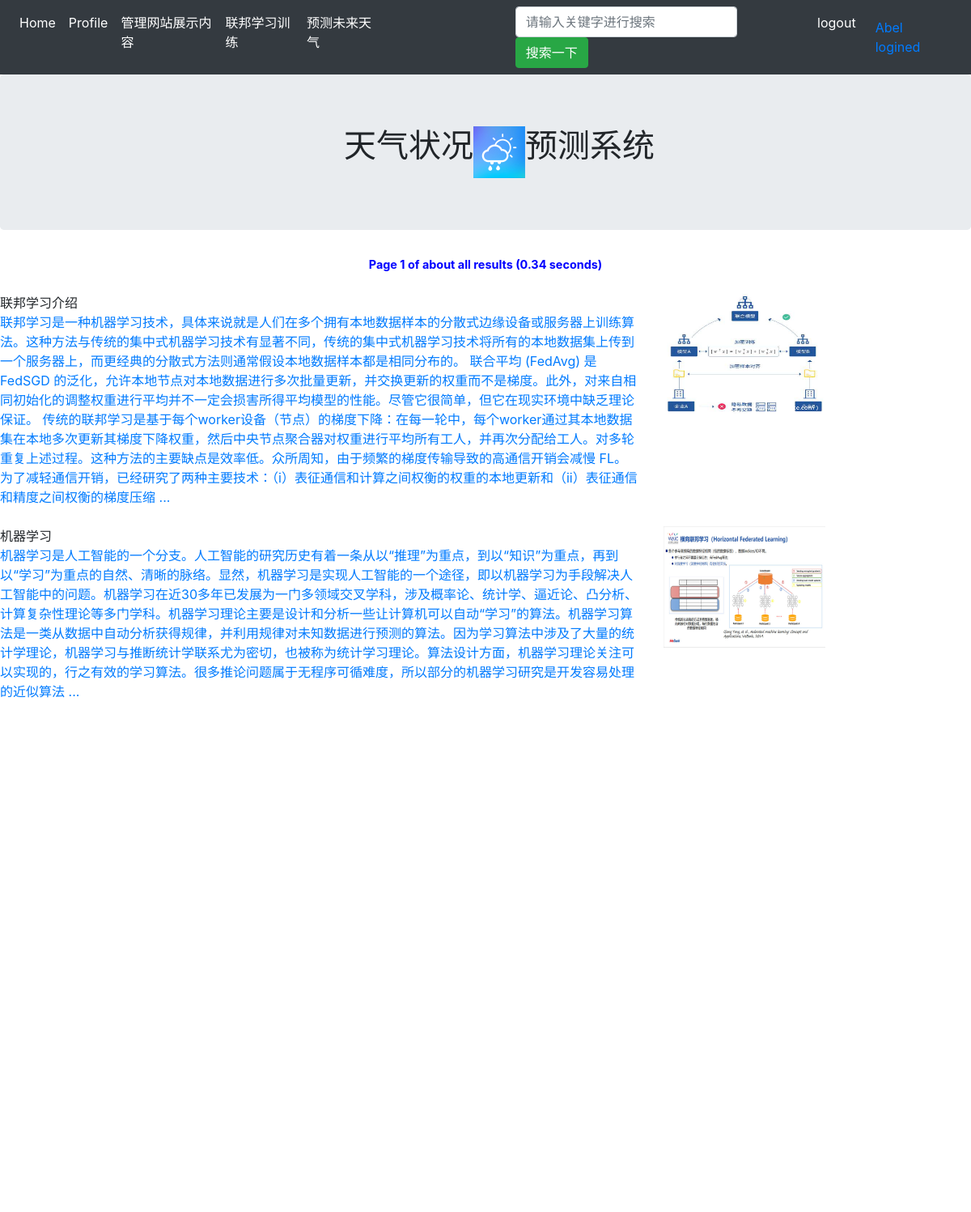
The app's page /home (signed in) with its own data.
### i4wsgi.py (models this page shows, shortened)
class User(db.Model):
    id = db.Column(db.Integer, primary_key=True)
    username = db.Column(db.String(80), unique=True)
    password = db.Column(db.String(80))
    nickname = db.Column(db.String(80))
    school_class = db.Column(db.String(80))
    school_grade = db.Column(db.String(80))

class Blog(db.Model):
    id = db.Column(db.Integer, primary_key=True)
    title = db.Column(db.String(100))
    text = db.Column(db.Text)

### i4wsgi.py (the view, shortened to what this page needs)
@app.route("/home/<int:pagenum>", methods=["GET"])
@app.route("/home", methods=["GET", "POST"])
def home(pagenum=1):
    print("home " * 10)
    blogs = Blog.query.all()
    user = None
    if "userid" in session:
        user = User.query.filter_by(id=session["userid"]).first()
    else:
        print("userid not in session")
    print("in home", user, "blogs=", len(blogs), "*" * 20)
    return rt("home.html", listing=PageResult(blogs, pagenum), user=user)

### movie/templates/home.html (shortened to what this page needs)
<!DOCTYPE html>
<html lang="en">
  <head>
    <link rel='stylesheet' href='/static/bootstrap-4.5.2-dist/css/bootstrap.min.css'>
  </head>
  <body>
<nav class="navbar navbar-expand-lg navbar-dark bg-dark">
  <div class="collapse navbar-collapse" id="navbarSupportedContent">
    <ul class="navbar-nav mr-auto">
      <li class="nav-item active">
        <a class="nav-link" href="#">Home <span class="sr-only">(current)</span></a>
      </li>
      <li class="nav-item active">
        <a class="nav-link" href="/profile"> Profile <span class="sr-only">(current)</span></a>
      </li>
        {% if session['isadmin'] %}
          <li class="nav-item active">
        <a class="nav-link" href="/blogs"> 管理网站展示内容 <span class="sr-only">(current)</span></a>
      </li>
      {% endif %}
            <li class="nav-item active">
        <a class="nav-link" href="/federal_list"> 联邦学习训练 <span class="sr-only">(current)</span></a>
      </li>
            <li class="nav-item active">
        <a class="nav-link" href="/picture_search"> 预测未来天气 <span class="sr-only">(current)</span></a>
      </li>
      <li class="nav-item active">
        <form class="form-inline my-2 my-lg-0 navbar-right" action="/home" method="POST">
                <div class="form-group">
                  <input type="text" name="keyword" id="keyword" placeholder="请输入关键字进行搜索" class="form-control" autofocus>&nbsp;
                </div>
              <input type="submit" value="搜索一下" id="btnSearch" class="btn btn-success">
        </form>
      </li>
           {% if session['logged_in'] %}
      <li class="nav-item active">
         <a class="nav-link" href="/logout">logout <span class="sr-only">(current)</span></a>
        </li>
    {% endif %}
    </ul>
{% if not session['logged_in'] %}
    <form class="form-inline my-2 my-lg-0 navbar-right" action="/login" method="POST">
            <div class="form-group">
              <input type="text" name="email" placeholder="Email" class="form-control" autofocus>&nbsp;
            </div>
            <div class="form-group">
              <input type="password" name="password" placeholder="Password" class="form-control">&nbsp;
            </div>
      <input type="submit" value="Sign in" class="btn btn-success">
    </form>
      {% else %}
          <a class="nav-link" href="#">{{ user.nickname }} logined <span class="sr-only">(current)</span></a>
     {% endif %}
  </div>
</nav>
    <div class="jumbotron">
      <div class="container">
<div class="media">
      <div class="media-left">
        <h1 class="media-heading">天气状况</h1>
    </div>
    <span class="media-left">
        <img src="/static/images/company.png" style="height:64px;width:64px;">
    </span>
    <div class="media-body">
        <h1 class="media-heading">预测系统</h1>
    </div>
</div>
      </div>
    </div>
    <div class="container">
       <div class="row">
         <div class="col-md-12"> <div class="release_year">Page 1 of about all results (0.34 seconds) </div>
         <br/>
         </div>
       </div>
       </div>
          {% for r in listing %}
      <div class="row">
        <div class="col-md-8">
        <span>{{ r.title|safe }}</span>
        <br/>
        <a href="/blogs/{{r.id}}">{{ r.text[:500]|safe  }} ... </a>
            <br/>
        </div>
        <div class="col-md-4">
        <figure>
            <img src="/static/images/ppt_cover/{{ range(1, 6) | random }}.jpeg" class="img-fluid" style="height:150px;width:200px;">
        </figure>
        </div>
        </div>
           {% endfor %}
<br/><br/>
<br/><br/>
<br/><br/>
      <div class="row">
       <div class="col-md-12"> <div class="release_year">天气状况平台介绍：</div>
       </div>
       </div>
      <div class="row">
          {% for i in range(1, 3) %}
        <div class="col-md-4">
        <figure>
            <img src="/static/images/app_data/{{ i }}.png" class="img-fluid" style="height:250px;width:500px;">
        </figure>
        </div>
           {% endfor %}
        <div class="col-md-4">
          <h2>Register now</h2>
             <form class="form-horizontal" action="/register" method="POST">
                <div class="form-group">
                    <div class="col-sm-9">
                        <input type="email" name="email" id="email" placeholder="Email address/Username" class="form-control">
                    </div>
                </div>
                <div class="form-group">
                    <div class="col-sm-9">
                        <input type="password" name="password" id="password" placeholder="Password" class="form-control">
                    </div>
                </div>
                <div class="form-group">
                    <div class="col-sm-9">
                        <input type="password" name="password2" id="password2" placeholder="Confirm password" class="form-control">
                    </div>
                </div>
                <div class="form-group">
                    <div class="col-sm-9">
                        <input type="submit" value="Register" class="btn btn-primary btn-block">
                    </div>
                </div>
            </form>
        </div>
      </div>
        <div class="container">
            <br/>
            <ul class="pagination">
            {%if listing.page == 1%}
            <li class="page-item disabled"><a class="page-link" href="#">Previous</a></li>
            {%else%}
                <li class="page-item"><a class="page-link" href="/home/{{listing.page-1}}">Previous</a></li>
             {%endif%}
             {%if listing.totalpage > listing.page %}
            <li class="page-item"><a class="page-link" href="{{listing}}">Next</a></li>
            {%else%}
            <li class="page-item disabled"><a class="page-link" href="#">Next</a></li>
             {%endif%}
          </ul>
        </div>
      <hr>
   <hr>
<br/>
      <footer>
        <p>&copy; lili 2022</p>
      </footer>
  </body>
</html>

### movie/templates/home.html (style rules this page uses)
div[class*="release_year"] { color:blue; font-weight: bold; font-size: 90%; text-align: center; }

### records on screen
User: nickname "Abel"
Blog: title "联邦学习介绍", text "联邦学习是一种机器学习技术，具体来说就是人们在多个拥有本地数据样本的分散式边缘设备或服务器上训练算法。这种方法与传统的集中式机器学习技术有显著不同，传统的集中式机器学习技术将所有的本地数据集上传到一个服务器上，而更经典的分散式方法则通常假设本地数据样本都是相同分布的。 联合平均 (FedAvg) 是 FedSGD 的泛化，允许本地节点对本地数据进行多次批量更新，并交换更新的权重而不是梯度。此外，对来自相同初始化的调整权重进行平均并不一定会损害所得平均模型的性能。尽管它很简单，但它在现实环境中缺乏理论保证。 传统的联邦学习是基于每个worker设备（节点）的梯度下降：在每一轮中，每个worker通过其本地数据集在本地多次更新其梯度下降权重，然后中央节点聚合器对权重进行平均所有工人，并再次分配给工人。对多轮重复上述过程。这种方法的主要缺点是效率低。众所周知，由于频繁的梯度传输导致的高通信开销会减慢 FL。为了减轻通信开销，已经研究了两种主要技术：（i）表征通信和计算之间权衡的权重的本地更新和（ii）表征通信和精度之间权衡的梯度压缩", shows a picture
Blog: title "机器学习", text "机器学习是人工智能的一个分支。人工智能的研究历史有着一条从以“推理”为重点，到以“知识”为重点，再到以“学习”为重点的自然、清晰的脉络。显然，机器学习是实现人工智能的一个途径，即以机器学习为手段解决人工智能中的问题。机器学习在近30多年已发展为一门多领域交叉学科，涉及概率论、统计学、逼近论、凸分析、计算复杂性理论等多门学科。机器学习理论主要是设计和分析一些让计算机可以自动“学习”的算法。机器学习算法是一类从数据中自动分析获得规律，并利用规律对未知数据进行预测的算法。因为学习算法中涉及了大量的统计学理论，机器学习与推断统计学联系尤为密切，也被称为统计学习理论。算法设计方面，机器学习理论关注可以实现的，行之有效的学习算法。很多推论问题属于无程序可循难度，所以部分的机器学习研究是开发容易处理的近似算法", shows a picture
